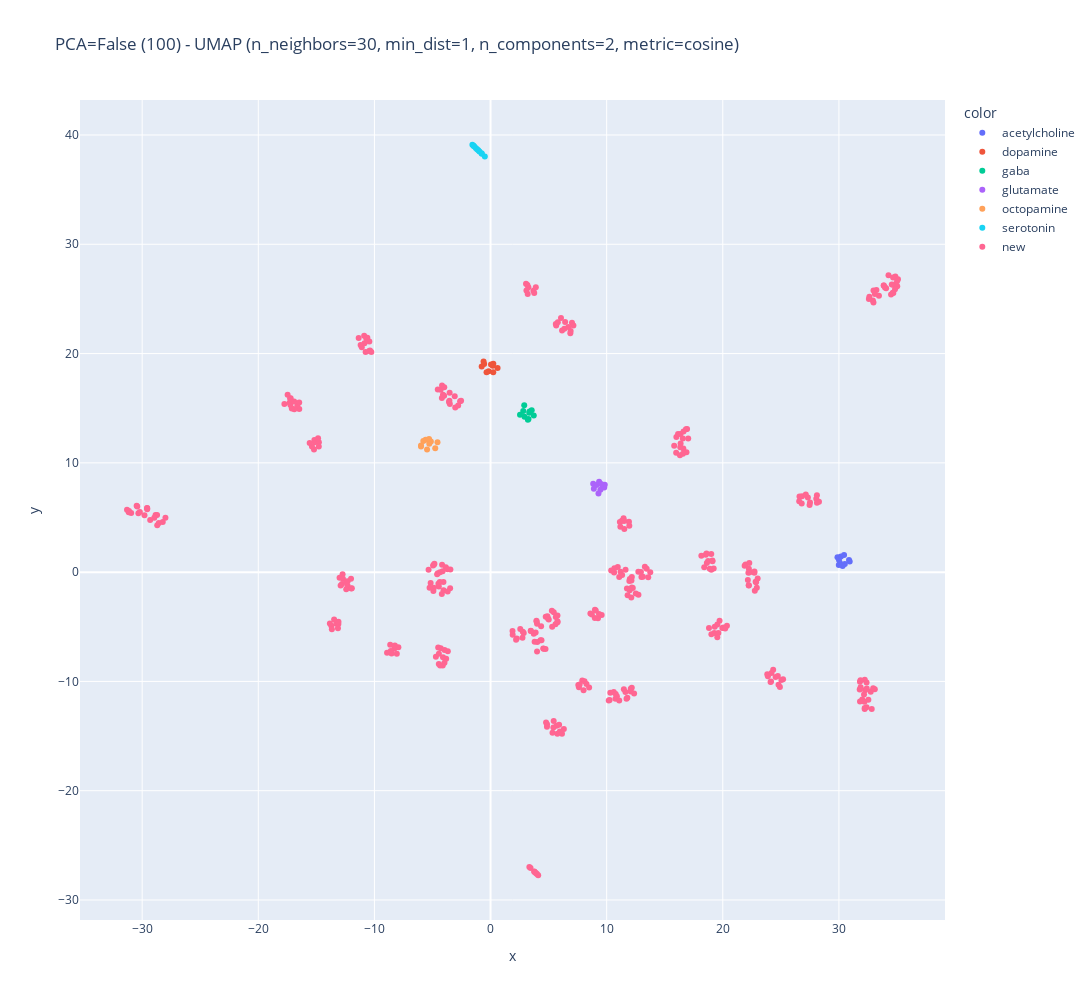

Notebook source saved alongside this figure:
### Markdown cell above
# Results

### Code cell
diplay_features(
        latents,
        labs,
        include_pca=False,
        pca_nb_components=100,
        clustering=False,
        nb_clusters=6,
        nb_neighbor=30,
        min_dist=1,
        nb_components=2,
        metric='cosine'
    )

### Figure 1 — Plotly figure (JSON) as saved in the notebook; plotly's stock layout.template omitted (floating-point values rounded to 4 significant figures; data arrays with more than 128 entries replaced by an {"elided": "..."} marker saying what was removed)
{"data": [{"hovertemplate": "color=acetylcholine<br>x=%{x}<br>y=%{y}<extra></extra>", "legendgroup": "acetylcholine", "marker": {"color": "#636efa", "symbol": "circle"}, "mode": "markers", "name": "acetylcholine", "orientation": "v", "showlegend": true, "type": "scatter", "x": [30.87, 30.17, 30.45, 30.51, 30.32, 30.93, 30.09, 29.99, 29.88, 30.01], "xaxis": "x", "y": [1.105, 1.427, 1.563, 0.7489, 0.5625, 0.9818, 0.8399, 0.6584, 1.365, 1.113], "yaxis": "y"}, {"hovertemplate": "color=dopamine<br>x=%{x}<br>y=%{y}<extra></extra>", "legendgroup": "dopamine", "marker": {"color": "#EF553B", "symbol": "circle"}, "mode": "markers", "name": "dopamine", "orientation": "v", "showlegend": true, "type": "scatter", "x": [-0.1619, 0.238, 0.1896, 0.03911, -0.7624, -0.5509, -0.3433, -0.5992, 0.2339, 0.6074], "xaxis": "x", "y": [18.38, 19.06, 18.87, 19.0, 18.82, 19.05, 18.29, 19.27, 18.3, 18.68], "yaxis": "y"}, {"hovertemplate": "color=gaba<br>x=%{x}<br>y=%{y}<extra></extra>", "legendgroup": "gaba", "marker": {"color": "#00cc96", "symbol": "circle"}, "mode": "markers", "name": "gaba", "orientation": "v", "showlegend": true, "type": "scatter", "x": [3.36, 3.723, 2.931, 2.815, 3.217, 3.27, 3.545, 2.537, 3.335, 2.901], "xaxis": "x", "y": [14.71, 14.34, 14.22, 14.75, 13.94, 14.01, 14.82, 14.4, 14.59, 15.27], "yaxis": "y"}, {"hovertemplate": "color=glutamate<br>x=%{x}<br>y=%{y}<extra></extra>", "legendgroup": "glutamate", "marker": {"color": "#ab63fa", "symbol": "circle"}, "mode": "markers", "name": "glutamate", "orientation": "v", "showlegend": true, "type": "scatter", "x": [8.839, 9.118, 9.663, 8.899, 9.456, 9.349, 9.295, 9.793, 9.837, 9.525], "xaxis": "x", "y": [8.08, 7.972, 7.758, 7.632, 7.545, 8.271, 7.195, 7.739, 8.001, 8.063], "yaxis": "y"}, {"hovertemplate": "color=octopamine<br>x=%{x}<br>y=%{y}<extra></extra>", "legendgroup": "octopamine", "marker": {"color": "#FFA15A", "symbol": "circle"}, "mode": "markers", "name": "octopamine", "orientation": "v", "showlegend": true, "type": "scatter", "x": [-5.276, -5.467, -5.293, -5.141, -5.593, -5.79, -5.987, -5.987, -4.763, -4.567], "xaxis": "x", "y": [11.74, 11.21, 12.17, 11.96, 12.12, 12.0, 11.58, 11.5, 11.33, 11.88], "yaxis": "y"}, {"hovertemplate": "color=serotonin<br>x=%{x}<br>y=%{y}<extra></extra>", "legendgroup": "serotonin", "marker": {"color": "#19d3f3", "symbol": "circle"}, "mode": "markers", "name": "serotonin", "orientation": "v", "showlegend": true, "type": "scatter", "x": [-1.161, -0.7483, -0.4917, -1.275, -1.42, -1.057, -0.955, -0.7795, -1.563, -1.467], "xaxis": "x", "y": [38.71, 38.29, 38.04, 38.82, 38.96, 38.6, 38.5, 38.32, 39.11, 39.01], "yaxis": "y"}, {"hovertemplate": "color=new<br>x=%{x}<br>y=%{y}<extra></extra>", "legendgroup": "new", "marker": {"color": "#FF6692", "symbol": "circle"}, "mode": "markers", "name": "new", "orientation": "v", "showlegend": true, "type": "scatter", "x": {"elided": "400 float values"}, "xaxis": "x", "y": {"elided": "400 float values"}, "yaxis": "y"}], "layout": {"height": 1000, "legend": {"title": {"text": "color"}, "tracegroupgap": 0}, "title": {"text": "PCA=False (100) - UMAP (n_neighbors=30, min_dist=1, n_components=2, metric=cosine)"}, "width": 1500, "xaxis": {"anchor": "y", "domain": [0, 1], "title": {"text": "x"}}, "yaxis": {"anchor": "x", "domain": [0, 1], "title": {"text": "y"}}}}
